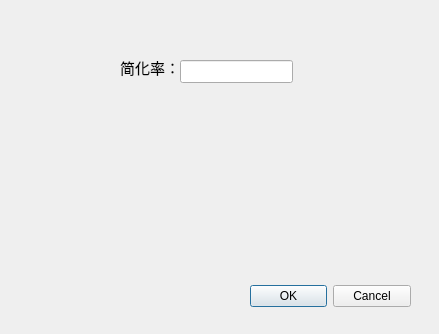
<?xml version="1.0" encoding="UTF-8"?>
<ui version="4.0">
 <class>SimplifyWin</class>
 <widget class="QDialog" name="SimplifyWin">
  <property name="geometry">
   <rect>
    <x>0</x>
    <y>0</y>
    <width>439</width>
    <height>334</height>
   </rect>
  </property>
  <property name="windowTitle">
   <string>点云简化参数设置</string>
  </property>
  <widget class="QDialogButtonBox" name="buttonBox">
   <property name="geometry">
    <rect>
     <x>250</x>
     <y>280</y>
     <width>161</width>
     <height>32</height>
    </rect>
   </property>
   <property name="orientation">
    <enum>Qt::Horizontal</enum>
   </property>
   <property name="standardButtons">
    <set>QDialogButtonBox::Cancel|QDialogButtonBox::Ok</set>
   </property>
  </widget>
  <widget class="QLineEdit" name="SimplifyRate">
   <property name="geometry">
    <rect>
     <x>180</x>
     <y>60</y>
     <width>113</width>
     <height>23</height>
    </rect>
   </property>
   <property name="font">
    <font>
     <family>SimSun-ExtB</family>
     <pointsize>11</pointsize>
    </font>
   </property>
  </widget>
  <widget class="QLabel" name="label1">
   <property name="geometry">
    <rect>
     <x>120</x>
     <y>50</y>
     <width>54</width>
     <height>34</height>
    </rect>
   </property>
   <property name="font">
    <font>
     <family>SimSun-ExtB</family>
     <pointsize>11</pointsize>
    </font>
   </property>
   <property name="text">
    <string>简化率：</string>
   </property>
  </widget>
 </widget>
 <resources/>
 <connections>
  <connection>
   <sender>buttonBox</sender>
   <signal>accepted()</signal>
   <receiver>SimplifyWin</receiver>
   <slot>accept()</slot>
   <hints>
    <hint type="sourcelabel">
     <x>248</x>
     <y>254</y>
    </hint>
    <hint type="destinationlabel">
     <x>157</x>
     <y>274</y>
    </hint>
   </hints>
  </connection>
  <connection>
   <sender>buttonBox</sender>
   <signal>rejected()</signal>
   <receiver>SimplifyWin</receiver>
   <slot>reject()</slot>
   <hints>
    <hint type="sourcelabel">
     <x>316</x>
     <y>260</y>
    </hint>
    <hint type="destinationlabel">
     <x>286</x>
     <y>274</y>
    </hint>
   </hints>
  </connection>
 </connections>
</ui>
